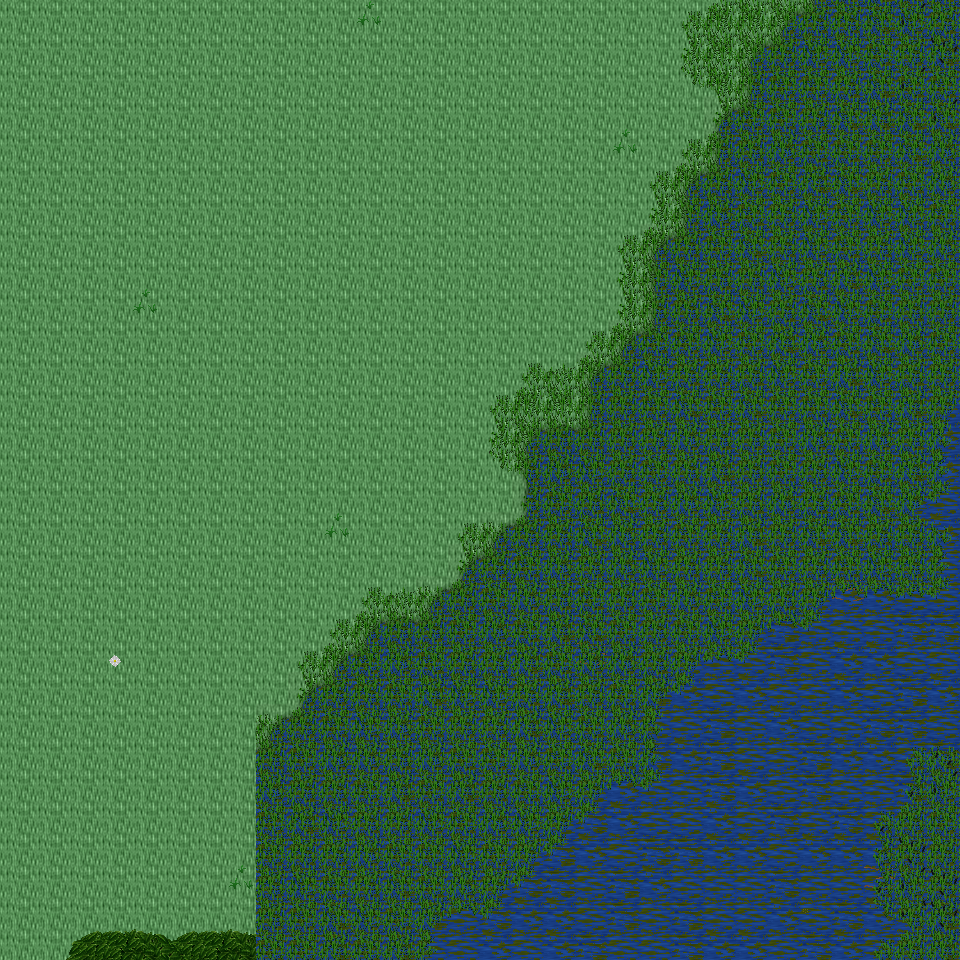

Rendered tile map (Tiled .tmx) drawn with the repository's tilesets; below, a short description and the map source with its tile grids summarised:
An orthogonal 30x30 tile map with 32x32 px tiles, 6 tile layers (Ground, Object, Object2, Above, ...), 35 tilesets and 3 objects (3x mapExit).

<map version="1.0" orientation="orthogonal" renderorder="right-down" width="30" height="30" tilewidth="32" tileheight="32" nextobjectid="4">
  <tileset firstgid="1" name="tileset_ground_ground" tilewidth="32" tileheight="32" tilecount="33" columns="3">
    <image source="../drawable/tileset_ground_ground.png" width="96" height="352" />
  </tileset>
  <tileset firstgid="34" name="tileset_plant_grasses" tilewidth="32" tileheight="32" tilecount="6" columns="3">
    <image source="../drawable/tileset_plant_grasses.png" width="96" height="64" />
  </tileset>
  <tileset firstgid="40" name="tileset_plant_flower_daisy_white" tilewidth="32" tileheight="32" tilecount="8" columns="2">
    <image source="../drawable/tileset_plant_flower_daisy_white.png" width="64" height="128" />
  </tileset>
  <tileset firstgid="48" name="tileset_ground_grass_edges" tilewidth="32" tileheight="32" tilecount="36" columns="12">
    <image source="../drawable/tileset_ground_grass_edges.png" width="384" height="96" />
  </tileset>
  <tileset firstgid="84" name="tileset_ground_grass_corners" tilewidth="32" tileheight="32" tilecount="24" columns="6">
    <image source="../drawable/tileset_ground_grass_corners.png" width="192" height="128" />
  </tileset>
  <tileset firstgid="108" name="tileset_ground_earth_edges" tilewidth="32" tileheight="32" tilecount="18" columns="6">
    <image source="../drawable/tileset_ground_earth_edges.png" width="192" height="96" />
  </tileset>
  <tileset firstgid="126" name="tileset_ground_rock_pebbles" tilewidth="32" tileheight="32" tilecount="3" columns="1">
    <image source="../drawable/tileset_ground_rock_pebbles.png" width="32" height="96" />
  </tileset>
  <tileset firstgid="129" name="tileset_plant_flower_daisy_yellow" tilewidth="32" tileheight="32" tilecount="8" columns="2">
    <image source="../drawable/tileset_plant_flower_daisy_yellow.png" width="64" height="128" />
  </tileset>
  <tileset firstgid="137" name="tileset_plant_flower_daisy_red" tilewidth="32" tileheight="32" tilecount="8" columns="2">
    <image source="../drawable/tileset_plant_flower_daisy_red.png" width="64" height="128" />
  </tileset>
  <tileset firstgid="145" name="tileset_plant_tree_tree_fluffy" tilewidth="32" tileheight="32" tilecount="12" columns="4">
    <image source="../drawable/tileset_plant_tree_tree_fluffy.png" width="128" height="96" />
  </tileset>
  <tileset firstgid="157" name="tileset_logic_creature_undead" tilewidth="32" tileheight="32" tilecount="16" columns="8">
    <image source="../drawable/tileset_logic_creature_undead.png" width="256" height="64" />
  </tileset>
  <tileset firstgid="173" name="tileset_logic_collision" tilewidth="32" tileheight="32" tilecount="1" columns="1">
    <image source="../drawable/tileset_logic_collision.png" width="32" height="32" />
  </tileset>
  <tileset firstgid="174" name="tileset_ground_water_swamp_water" tilewidth="32" tileheight="32" tilecount="33" columns="3">
    <image source="../drawable/tileset_ground_water_swamp_water.png" width="96" height="352" />
  </tileset>
  <tileset firstgid="207" name="tileset_plant_tree_tree_darkgreen" tilewidth="32" tileheight="32" tilecount="88" columns="8">
    <image source="../drawable/tileset_plant_tree_tree_darkgreen.png" width="256" height="352" />
  </tileset>
  <tileset firstgid="295" name="tileset_plant_grasses_swamp" tilewidth="32" tileheight="32" tilecount="42" columns="6">
    <image source="../drawable/tileset_plant_grasses_swamp.png" width="192" height="224" />
  </tileset>
  <tileset firstgid="337" name="tileset_building_stone_ruins" tilewidth="32" tileheight="32" tilecount="72" columns="6">
    <image source="../drawable/tileset_building_stone_ruins.png" width="192" height="384" />
  </tileset>
  <tileset firstgid="409" name="tileset_item_gothic_large_gravestone" tilewidth="32" tileheight="32" tilecount="9" columns="3">
    <image source="../drawable/tileset_item_gothic_large_gravestone.png" width="96" height="96" />
  </tileset>
  <tileset firstgid="418" name="tileset_item_gothic_skull_post" tilewidth="32" tileheight="32" tilecount="2" columns="1">
    <image source="../drawable/tileset_item_gothic_skull_post.png" width="32" height="64" />
  </tileset>
  <tileset firstgid="420" name="tileset_item_gothic_tombstone_2" tilewidth="32" tileheight="32" tilecount="8" columns="2">
    <image source="../drawable/tileset_item_gothic_tombstone_2.png" width="64" height="128" />
  </tileset>
  <tileset firstgid="428" name="tileset_item_statue_broken_green_column" tilewidth="32" tileheight="32" tilecount="2" columns="1">
    <image source="../drawable/tileset_item_statue_broken_green_column.png" width="32" height="64" />
  </tileset>
  <tileset firstgid="430" name="tileset_item_statue_broken_lion" tilewidth="32" tileheight="32" tilecount="6" columns="2">
    <image source="../drawable/tileset_item_statue_broken_lion.png" width="64" height="96" />
  </tileset>
  <tileset firstgid="436" name="tileset_item_statue_green_stone" tilewidth="32" tileheight="32" tilecount="12" columns="4">
    <image source="../drawable/tileset_item_statue_green_stone.png" width="128" height="96" />
  </tileset>
  <tileset firstgid="448" name="tileset_ground_slate_tiles" tilewidth="32" tileheight="32" tilecount="15" columns="5">
    <image source="../drawable/tileset_ground_slate_tiles.png" width="160" height="96" />
  </tileset>
  <tileset firstgid="463" name="tileset_ground_rock_rocks" tilewidth="32" tileheight="32" tilecount="4" columns="2">
    <image source="../drawable/tileset_ground_rock_rocks.png" width="64" height="64" />
  </tileset>
  <tileset firstgid="467" name="tileset_ground_rock_rocks_2" tilewidth="32" tileheight="32" tilecount="4" columns="2">
    <image source="../drawable/tileset_ground_rock_rocks_2.png" width="64" height="64" />
  </tileset>
  <tileset firstgid="471" name="tileset_ground_rock_rocks_3" tilewidth="32" tileheight="32" tilecount="16" columns="4">
    <image source="../drawable/tileset_ground_rock_rocks_3.png" width="128" height="128" />
  </tileset>
  <tileset firstgid="487" name="tileset_plant_stump_hollow_logs" tilewidth="32" tileheight="32" tilecount="6" columns="3">
    <image source="../drawable/tileset_plant_stump_hollow_logs.png" width="96" height="64" />
  </tileset>
  <tileset firstgid="493" name="tileset_plant_tree_dead_tree_2" tilewidth="32" tileheight="32" tilecount="20" columns="4">
    <image source="../drawable/tileset_plant_tree_dead_tree_2.png" width="128" height="160" />
  </tileset>
  <tileset firstgid="513" name="tileset_plant_tree_dead_tree_3" tilewidth="32" tileheight="32" tilecount="16" columns="4">
    <image source="../drawable/tileset_plant_tree_dead_tree_3.png" width="128" height="128" />
  </tileset>
  <tileset firstgid="529" name="tileset_item_corpse_skeleton" tilewidth="32" tileheight="32" tilecount="4" columns="2">
    <image source="../drawable/tileset_item_corpse_skeleton.png" width="64" height="64" />
  </tileset>
  <tileset firstgid="533" name="tileset_item_corpse_swamp_sunken" tilewidth="32" tileheight="32" tilecount="32" columns="8">
    <image source="../drawable/tileset_item_corpse_swamp_sunken.png" width="256" height="128" />
  </tileset>
  <tileset firstgid="565" name="tileset_object_rock_pillars_stone" tilewidth="32" tileheight="32" tilecount="36" columns="6">
    <image source="../drawable/tileset_object_rock_pillars_stone.png" width="192" height="192" />
  </tileset>
  <tileset firstgid="601" name="tileset_logic_creature_undead_skeleton" tilewidth="32" tileheight="32" tilecount="6" columns="6">
    <image source="../drawable/tileset_logic_creature_undead_skeleton.png" width="192" height="32" />
  </tileset>
  <tileset firstgid="607" name="tileset_logic_creature_undead_specter" tilewidth="32" tileheight="32" tilecount="6" columns="6">
    <image source="../drawable/tileset_logic_creature_undead_specter.png" width="192" height="32" />
  </tileset>
  <tileset firstgid="613" name="tileset_logic_creature_undead_zombie" tilewidth="32" tileheight="32" tilecount="5" columns="5">
    <image source="../drawable/tileset_logic_creature_undead_zombie.png" width="160" height="32" />
  </tileset>
  <layer name="Ground" width="30" height="30">
    <data>[900 cells, 900 non-empty, 11 distinct tile ids]</data>
  </layer>
  <layer name="Object" width="30" height="30">
    <data>[900 cells, 9 non-empty, 3 distinct tile ids]</data>
  </layer>
  <layer name="Object2" width="30" height="30">
    <data>[900 cells, 379 non-empty, 23 distinct tile ids]</data>
  </layer>
  <layer name="Above" width="30" height="30">
    <data>[900 cells, 6 non-empty, 4 distinct tile ids]</data>
  </layer>
  <layer name="Above2" width="30" height="30">
    <data>[900 cells, 0 non-empty, 0 distinct tile ids]</data>
  </layer>
  <layer name="Walkable" width="30" height="30">
    <data>[900 cells, 0 non-empty, 0 distinct tile ids]</data>
  </layer>
  <objectgroup name="MapEvents">
    <object id="1" name="north" type="mapExit" x="0" y="0" width="960" height="32">
      <properties>
        <property name="map" value="level_0_x208_y42" />
        <property name="x" value="0" />
        <property name="y" value="28" />
      </properties>
    </object>
    <object id="2" name="south" type="mapExit" x="0" y="928" width="960" height="32">
      <properties>
        <property name="map" value="level_0_x208_y44" />
        <property name="x" value="0" />
        <property name="y" value="1" />
      </properties>
    </object>
    <object id="3" name="west" type="mapExit" x="0" y="0" width="32" height="960">
      <properties>
        <property name="map" value="level_0_x207_y43" />
        <property name="x" value="28" />
        <property name="y" value="0" />
      </properties>
    </object>
  </objectgroup>
</map>
